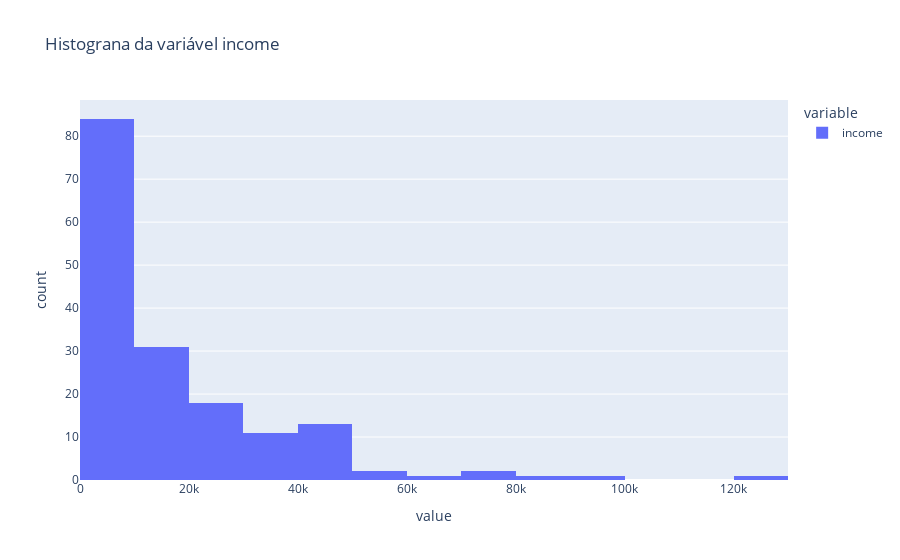

Here is the notebook cell this chart was saved with:
### Code cell
# Distribuição da variável income
px.histogram(df_countries['income'], title='Histograna da variável income')

### Figure 1 — Plotly figure (JSON) as saved in the notebook; plotly's stock layout.template omitted (floating-point values rounded to 4 significant figures; data arrays with more than 128 entries replaced by an {"elided": "..."} marker saying what was removed)
{"data": [{"bingroup": "x", "hovertemplate": "variable=income<br>value=%{x}<br>count=%{y}<extra></extra>", "legendgroup": "income", "marker": {"color": "#636efa", "pattern": {"shape": ""}}, "name": "income", "orientation": "v", "showlegend": true, "type": "histogram", "x": {"elided": "165 int values"}, "xaxis": "x", "yaxis": "y"}], "layout": {"barmode": "relative", "legend": {"title": {"text": "variable"}, "tracegroupgap": 0}, "title": {"text": "Histograna da variável income"}, "xaxis": {"anchor": "y", "domain": [0, 1], "title": {"text": "value"}}, "yaxis": {"anchor": "x", "domain": [0, 1], "title": {"text": "count"}}}}
